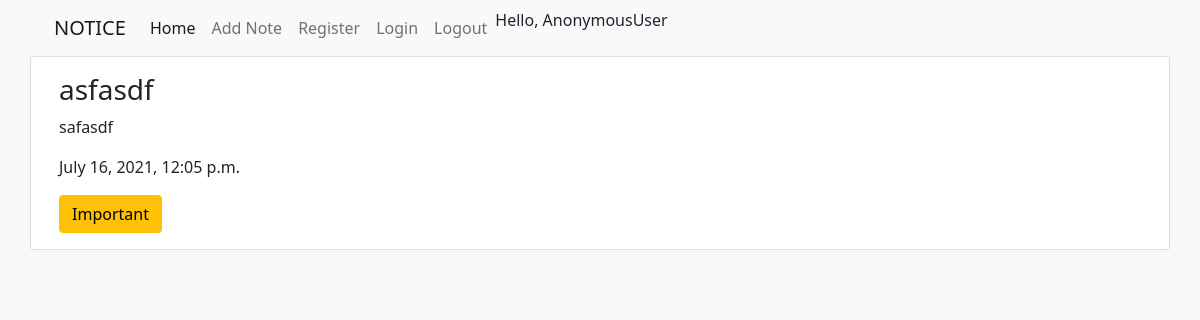
Page /2/ on the committed database.
### note/models.py (models this page shows, shortened)
class Note(models.Model):
    title = models.CharField(max_length=50, verbose_name="Title")
    text = models.TextField(verbose_name="Text")
    created_at = models.DateTimeField(auto_now_add=True, verbose_name="Дата создания заметки")
    IMP_STATUS = (
        ('v', 'Very important'),
        ('i', 'Important'),
        ('n', 'Not important')
    )
    importance = models.CharField(max_length=1, choices=IMP_STATUS, blank=True,default='n', help_text='Importance')
    class Meta:
        ordering = ['-created_at']

### note/views.py (the view, shortened to what this page needs)
# urls.py: path('<int:pk>/', NoteDetailView.as_view(), name='detail_page'),
class NoteDetailView(DetailView):
    model = Note
    template_name = 'note/detail.html'

### note/templates/note/detail.html (shortened to what this page needs)
{% extends 'base.html' %}
{% block board %}
<div class="card">
  <div class="card-body">
    <h3 class="card-title">{{ object.title }}</h3>
    <p class="card-text">{{ object.text}}</p>
    <p class="card-text">{{ object.created_at}}</p>
    {% if object.importance == "i" %}
    <a class="btn btn-warning">Important</a>
    {% endif %}
  </div>
</div>
{% endblock %}

### templates/base.html (style rules this page uses)
body { background-color: #F8F9FA; }

### rows in the picture
Note: title "asfasdf", text "safasdf", created_at "July 16, 2021, 12:05 p.m."

### other values in the picture
{{ request.user }} "AnonymousUser"
